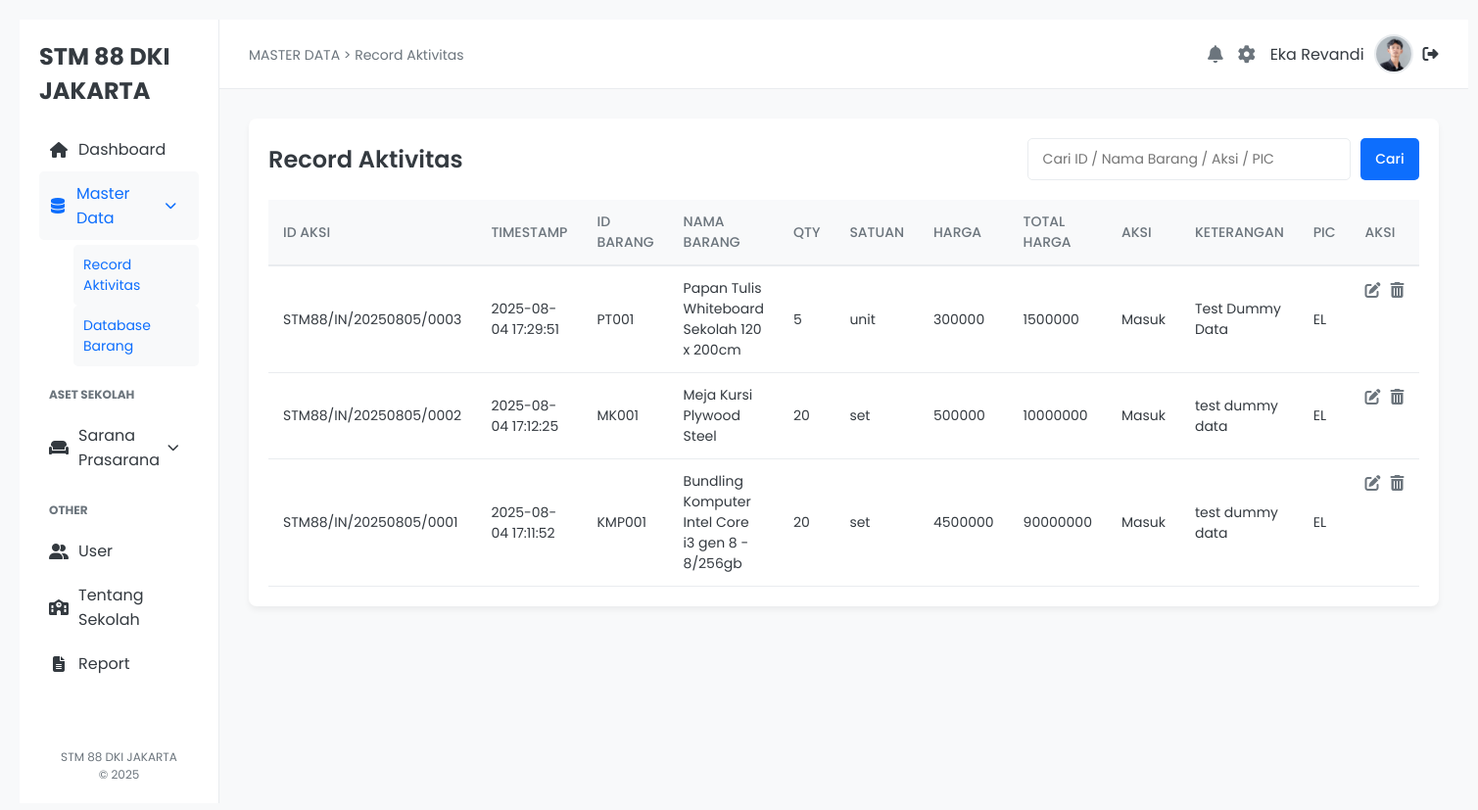
Screenshot of /record.php (signed in) with the database file from the repository.
### tables this page shows
CREATE TABLE `user` (
  `id_user` int(10) UNSIGNED NOT NULL,
  `username` varchar(50) NOT NULL,
  `nama` varchar(100) NOT NULL,
  `password` varchar(255) NOT NULL,
  `email` varchar(100) NOT NULL,
  `no_hp` varchar(15) NOT NULL,
  `status` enum('admin','user') NOT NULL,
  `profile_pic` varchar(255) DEFAULT 'default-user.png'
);

CREATE TABLE `aksi_barang` (
  `id_aksi` varchar(50) NOT NULL,
  `timestamp` timestamp NOT NULL DEFAULT current_timestamp(),
  `id_barang` varchar(10) DEFAULT NULL,
  `qty` int(10) UNSIGNED NOT NULL,
  `satuan` varchar(20) NOT NULL,
  `harga` int(11) UNSIGNED NOT NULL,
  `total_harga` int(11) UNSIGNED NOT NULL,
  `aksi` enum('Masuk','Keluar','Rusak') NOT NULL,
  `keterangan` varchar(255) DEFAULT NULL,
  `pic` varchar(100) DEFAULT NULL
);

CREATE TABLE `barang` (
  `id_barang` varchar(10) NOT NULL,
  `nama_barang` varchar(100) NOT NULL,
  `deskripsi` varchar(255) DEFAULT NULL,
  `satuan_unit` enum('pcs','botol','lembar','unit','buah','set') NOT NULL
);

### record.php (the view, shortened to what this page needs)
<?php
include 'koneksi.php';
$username = $_SESSION['username'];
$stmt_user = $conn->prepare("SELECT nama, profile_pic FROM user WHERE username = ?");
$stmt_user->bind_param("s", $username);
$stmt_user->execute();
$result_user = $stmt_user->get_result();
$user_data = $result_user->fetch_assoc();
$tableName = 'aksi_barang';
if (isset($_GET['cari']) && $_GET['cari'] != '') {
    $cari = $conn->real_escape_string($_GET['cari']);
    $query = "SELECT aksi.id_aksi, aksi.timestamp, aksi.id_barang, barang.nama_barang,
                        aksi.qty, aksi.satuan, aksi.harga, aksi.total_harga,
                        aksi.aksi, aksi.keterangan, aksi.pic
                FROM $tableName AS aksi
                JOIN barang AS barang ON aksi.id_barang = barang.id_barang
                WHERE aksi.id_barang LIKE '%$cari%'
                    OR aksi.aksi LIKE '%$cari%'
                    OR aksi.pic LIKE '%$cari%'
                    OR barang.nama_barang LIKE '%$cari%'
                ORDER BY aksi.timestamp DESC";
} else {
    $query = "SELECT aksi.id_aksi, aksi.timestamp, aksi.id_barang, barang.nama_barang,
                        aksi.qty, aksi.satuan, aksi.harga, aksi.total_harga,
                        aksi.aksi, aksi.keterangan, aksi.pic
                FROM $tableName AS aksi
                JOIN barang AS barang ON aksi.id_barang = barang.id_barang
                ORDER BY aksi.timestamp DESC";
}
$data = $conn->query($query);
?>
<!DOCTYPE html>
<html lang="id">
<head>
    <link rel="stylesheet" href="style/style.css">
    <link rel="stylesheet" href="style/record-style.css">
    <link rel="stylesheet" href="https://cdnjs.cloudflare.com/ajax/libs/font-awesome/6.5.2/css/all.min.css">
</head>
<body>
    <div class="dashboard-container">
        <aside class="sidebar">
            <div class="sidebar-header">
                <div class="logo">STM 88 DKI JAKARTA</div>
            </div>
            <nav class="sidebar-nav">
                <ul class="main-menu">
                    <li class="menu-item">
                        <a href="index.php"><i class="fas fa-home"></i>Dashboard</a>
                    </li>
                    <li class="menu-item active dropdown">
                        <a href="#"><i class="fas fa-database"></i>Master Data <i class="fas fa-chevron-down dropdown-arrow"></i></a>
                        <ul class="submenu">
                            <li class="active"><a href="record.php">Record Aktivitas</a></li>
                            <li><a href="database.php">Database Barang</a></li>
                        </ul>
                    </li>
                </ul>
                <h3>ASET SEKOLAH</h3>
                <ul class="main-menu">
                    <li class="menu-item dropdown">
                        <a href="#"><i class="fas fa-couch"></i>Sarana Prasarana <i class="fas fa-chevron-down dropdown-arrow"></i></a>
                    </li>
                </ul>
                <h3>OTHER</h3>
                <ul class="main-menu">
                    <li class="menu-item">
                        <a href="user.php"><i class="fas fa-user-friends"></i>User</a>
                    </li>
                    <li class="menu-item">
                        <a href="sekolah.php"><i class="fa-solid fa-school"></i>Tentang Sekolah</a>
                    </li>
                    <li class="menu-item">
                        <a href="#"><i class="fas fa-file-alt"></i>Report</a>
                    </li>
                </ul>
            </nav>
            <div class="sidebar-footer">
                <p>STM 88 DKI JAKARTA</p>
                <p>&copy; 2025</p>
            </div>
        </aside>
        <main class="main-content">
            <header class="top-bar">
                <div class="top-bar-left">
                    <span class="breadcrumb">MASTER DATA > Record Aktivitas</span>
                </div>
                <div class="top-bar-right">
                    <a href="#" class="icon-link"><i class="fas fa-bell"></i></a>
                    <a href="profile.php" class="icon-link" title="Pengaturan Profil"><i class="fas fa-cog"></i></a>
                    <div class="user-profile">
                        <span><?php echo htmlspecialchars($user_data['nama']); ?></span>
                        <img src="assets/<?php echo htmlspecialchars($user_data['profile_pic']); ?>" alt="User Profile">
                        <a href="logout.php" title="Logout" class="logout-link"><i class="fas fa-sign-out-alt"></i></a>
                    </div>
                </div>
            </header>
            <div class="content-wrapper">
                <div class="data-table-container">
                    <div class="header">
                        <h1>Record Aktivitas</h1>
                        <form class="search-form" method="GET" action="">
                            <input type="text" name="cari" placeholder="Cari ID / Nama Barang / Aksi / PIC"
                                value="<?= isset($_GET['cari']) ? htmlspecialchars($_GET['cari']) : '' ?>">
                            <button type="submit">Cari</button>
                        </form>
                    </div>
                    <?php
                    if ($data === false) {
                        echo "<p class='not-found'>Error dalam query: " . $conn->error . "</p>";
                    } elseif ($data->num_rows > 0) {
                        echo "<table>";
                        echo "<thead>";
                        echo "<tr>
                                <th>ID Aksi</th>
                                <th>Timestamp</th>
                                <th>ID Barang</th>
                                <th>Nama Barang</th>
                                <th>Qty</th>
                                <th>Satuan</th>
                                <th>Harga</th>
                                <th>Total Harga</th>
                                <th>Aksi</th>
                                <th>Keterangan</th>
                                <th>PIC</th>
                                <th>Aksi</th>
                            </tr>";
                        echo "</thead>";
                        echo "<tbody>";
                        while ($row = $data->fetch_assoc()) {
                            echo "<tr>
                                    <td data-label='ID Aksi'>{$row['id_aksi']}</td>
                                    <td data-label='Timestamp'>{$row['timestamp']}</td>
                                    <td data-label='ID Barang'>{$row['id_barang']}</td>
                                    <td data-label='Nama Barang'>{$row['nama_barang']}</td>
                                    <td data-label='Qty'>{$row['qty']}</td>
                                    <td data-label='Satuan'>{$row['satuan']}</td>
                                    <td data-label='Harga'>{$row['harga']}</td>
                                    <td data-label='Total Harga'>{$row['total_harga']}</td>
                                    <td data-label='Aksi'>{$row['aksi']}</td>
                                    <td data-label='Keterangan'>{$row['keterangan']}</td>
                                    <td data-label='PIC'>{$row['pic']}</td>
                                    <td data-label='Aksi' class='action-cell'>
                                        <a href='edit_record.php?id={$row['id_aksi']}' class='action-icon edit-icon' title='Edit'><i class='fas fa-edit'></i></a>
                                        <a href='hapus_record.php?id={$row['id_aksi']}' class='action-icon delete-icon' title='Hapus' onclick='return confirm(\"Apakah Anda yakin ingin menghapus record ini?\")'><i class='fas fa-trash-alt'></i></a>
                                    </td>
                                </tr>";
                        }
                        echo "</tbody>";
                        echo "</table>";
                    } else {
                        echo "<p class='not-found'>Tidak ada data ditemukan.</p>";
                    }
                    ?>
                </div>
            </div>
        </main>
    </div>
</body>
</html>

### style/style.css (style rules this page uses)
:root { --primary-color: #0d6efd; --secondary-color: #6c757d; --success-color: #28a745; --warning-color: #ffc107; --danger-color: #dc3545; --info-color: #17a2b8; --dark-color: #343a40; --light-bg-color: #f8f9fa; --white-color: #fff; --gray-color: #6c757d; --border-color: #e9ecef; --sidebar-width: 250px; }
* { box-sizing: border-box; margin: 0; padding: 0; font-family: 'Poppins', sans-serif; }
body { background-color: var(--light-bg-color); color: var(--dark-color); }
a { text-decoration: none; color: inherit; }
ul { list-style: none; }
.dashboard-container { display: flex; min-height: 100vh; }
.sidebar { width: var(--sidebar-width); background-color: var(--white-color); border-right: 1px solid var(--border-color); padding: 20px; display: flex; flex-direction: column; }
.sidebar-header { display: flex; align-items: center; margin-bottom: 20px; }
.logo { font-weight: 700; font-size: 24px; color: var(--dark-color); }
.sidebar-nav h3 { text-transform: uppercase; font-size: 12px; color: var(--gray-color); margin: 20px 0 10px; padding-left: 10px; }
.main-menu .menu-item a { display: flex; align-items: center; padding: 10px; border-radius: 5px; color: var(--dark-color); transition: background-color 0.2s ease; }
.main-menu .menu-item a:hover, .main-menu .menu-item.active a { background-color: var(--light-bg-color); color: var(--primary-color); }
.main-menu .menu-item a i { margin-right: 10px; width: 20px; text-align: center; }
.dropdown-arrow { margin-left: auto; font-size: 12px; transition: transform 0.2s ease; }
.submenu { padding-left: 35px; display: none; margin-top: 5px; }
.submenu li a { font-size: 14px; padding: 5px 10px; }
.menu-item.active .submenu { display: block; }
.sidebar-footer { margin-top: auto; font-size: 12px; color: var(--gray-color); text-align: center; }
.main-content { flex-grow: 1; }
.top-bar { display: flex; justify-content: space-between; align-items: center; padding: 15px 30px; background-color: var(--white-color); border-bottom: 1px solid var(--border-color); }
.breadcrumb { font-size: 14px; color: var(--gray-color); }
.top-bar-right { display: flex; align-items: center; gap: 15px; }
.icon-link { font-size: 18px; color: var(--gray-color); }
.user-profile { display: flex; align-items: center; gap: 10px; }
.user-profile img { width: 40px; height: 40px; border-radius: 50%; border: 2px solid var(--border-color); }
.content-wrapper { padding: 30px; }
.data-table-container { background-color: var(--white-color); border-radius: 8px; box-shadow: 0 4px 6px rgba(0, 0, 0, 0.05); padding: 20px; }
table { width: 100%; border-collapse: collapse; font-size: 14px; }
thead th { text-align: left; padding: 12px 15px; background-color: var(--light-bg-color); color: var(--gray-color); font-weight: 500; text-transform: uppercase; border-bottom: 1px solid var(--border-color); }
tbody tr { border-bottom: 1px solid var(--border-color); transition: background-color 0.2s ease; }
tbody td { padding: 12px 15px; }
.action-cell { display: flex; gap: 10px; }
.action-icon { font-size: 16px; color: var(--gray-color); }

### rows the page displays
user: nama "Eka Revandi", profile_pic (picture)
aksi_barang: id_aksi "STM88/IN/20250805/0003", timestamp "2025-08-04 17:29:51", id_barang "PT001", id_barang.nama_barang "Papan Tulis Whiteboard Sekolah 120 x 200cm", qty "5", satuan "unit", harga "300000", total_harga "1500000", aksi "Masuk", keterangan "Test Dummy Data", pic "EL"
aksi_barang: id_aksi "STM88/IN/20250805/0002", timestamp "2025-08-04 17:12:25", id_barang "MK001", id_barang.nama_barang "Meja Kursi Plywood Steel", qty "20", satuan "set", harga "500000", total_harga "10000000", aksi "Masuk", keterangan "test dummy data", pic "EL"
aksi_barang: id_aksi "STM88/IN/20250805/0001", timestamp "2025-08-04 17:11:52", id_barang "KMP001", id_barang.nama_barang "Bundling Komputer Intel Core i3 gen 8 - 8/256gb", qty "20", satuan "set", harga "4500000", total_harga "90000000", aksi "Masuk", keterangan "test dummy data", pic "EL"
